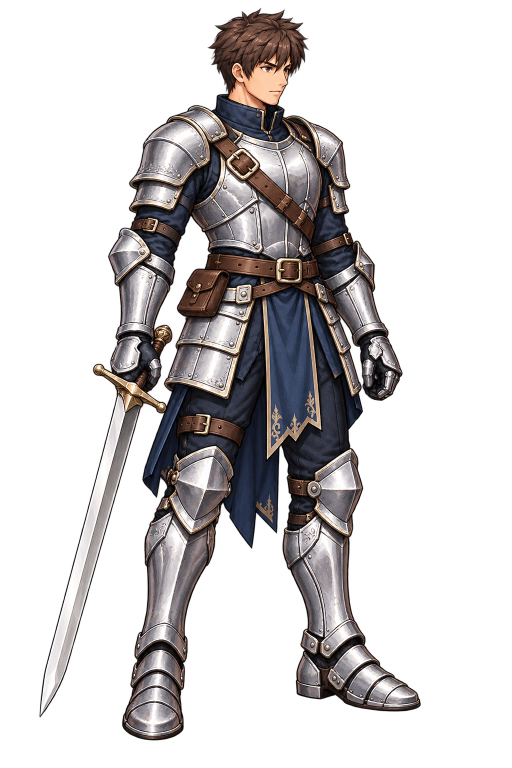
#> input picture assets/portraits/sources/male.png, 1024 x 1536 px (shown at 1/2 size); its folder holds 2 pictures in this run
$ python prepare-portraits.py
#> lines starting #> are read from the running program, lines starting #| are printed output that depends on the picture
from PIL import Image
from pathlib import Path
import json,shutil
root=Path(__file__).resolve().parents[1];dest=root/'assets/portraits'
for sex in ['male','female']:
 im=Image.open(dest/'sources'/f'{sex}.png').convert('RGBA');box=im.getchannel('A').point(lambda x:255 if x>24 else 0).getbbox();im=im.crop(box);im.thumbnail((576,896),Image.Resampling.LANCZOS);im.save(dest/f'{sex}.webp',quality=90,method=6)
#> further down, im is the input picture: PIL image 1024x1536 RGBA; mean R, G, B, A 58.8, 53.8, 53.6, 82.4
#> after `box = im.getchannel('A').point(lambda x: 255 if x > 24 else 0).getbbox`: box = (79, 15, 842, 1481)
#> after `im = im.crop(box)`:
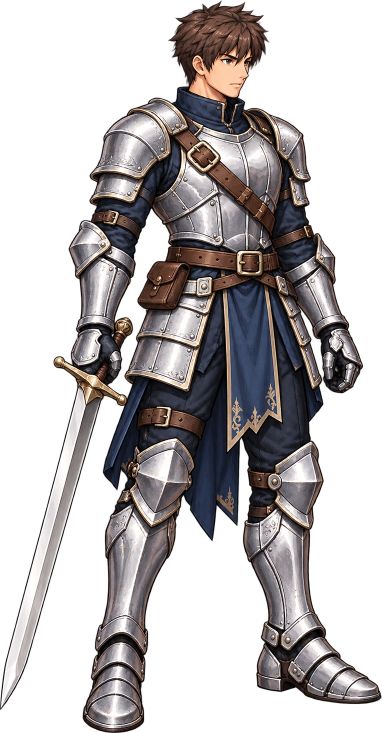
#> im: PIL image 763x1466 RGBA (shown at 1/2 size); mean R, G, B, A 76.6, 70.1, 69.9, 115.9; transparent parts drawn white
#> after `im.thumbnail((576, 896), Image.Resampling.LANCZOS)`:
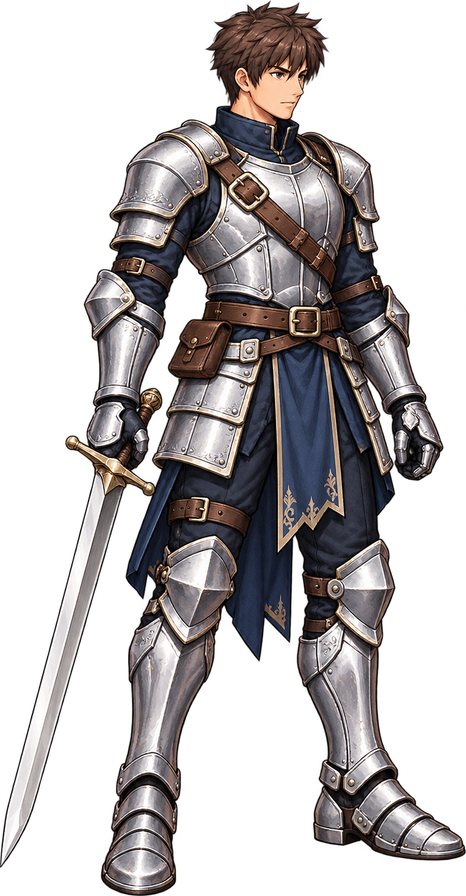
#> im: PIL image 466x896 RGBA; mean R, G, B, A 50.9, 46.9, 47.3, 115.9; transparent parts drawn white
 print(sex,im.size)
#| male (466, 896)
#> pass 2 of the loop `for sex in ['male','female']:`:
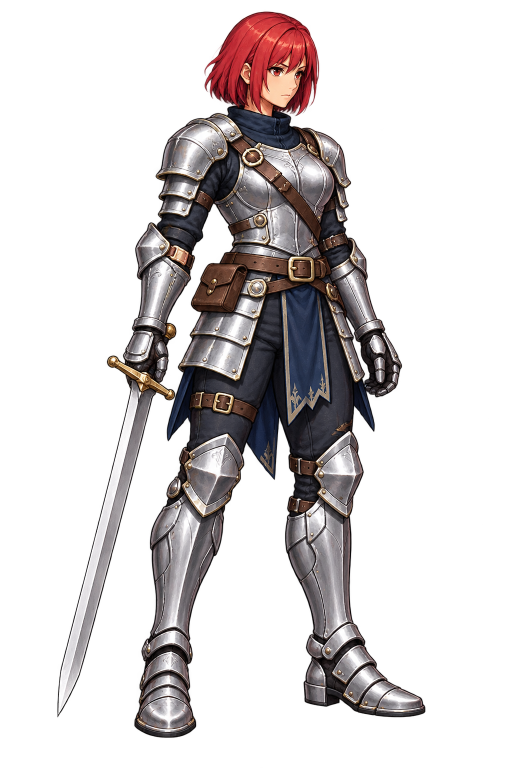
#> input picture assets/portraits/sources/female.png, 1024 x 1536 px (shown at 1/2 size)
#> im is the input picture: PIL image 1024x1536 RGBA; mean R, G, B, A 58.2, 49.7, 50.2, 73.8
#> box = (114, 23, 851, 1476)
#> `im = im.crop(box)`:
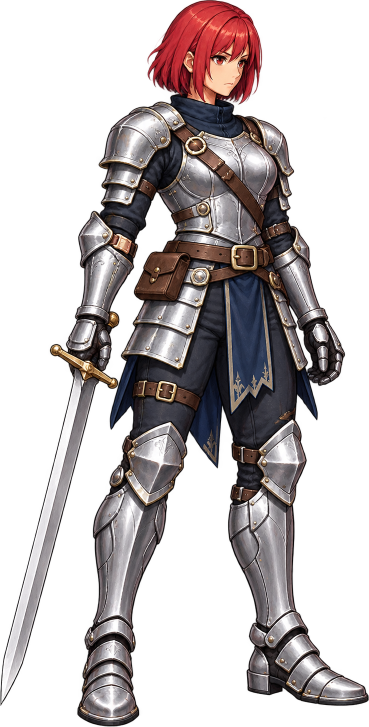
#> im: PIL image 737x1453 RGBA (shown at 1/2 size); mean R, G, B, A 78.2, 66.8, 67.5, 108.4; transparent parts drawn white
#> `im.thumbnail((576, 896), Image.Resampling.LANCZOS)`:
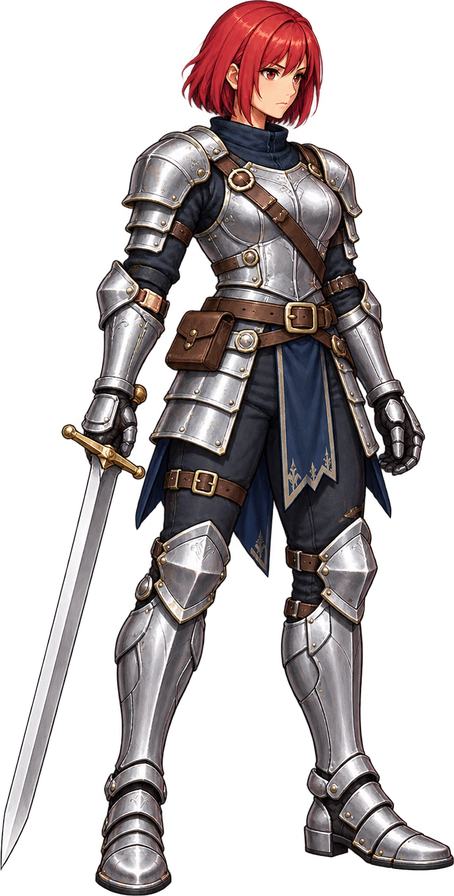
#> im: PIL image 454x896 RGBA; mean R, G, B, A 48.9, 42.2, 42.8, 108.4; transparent parts drawn white
#| female (454, 896)
